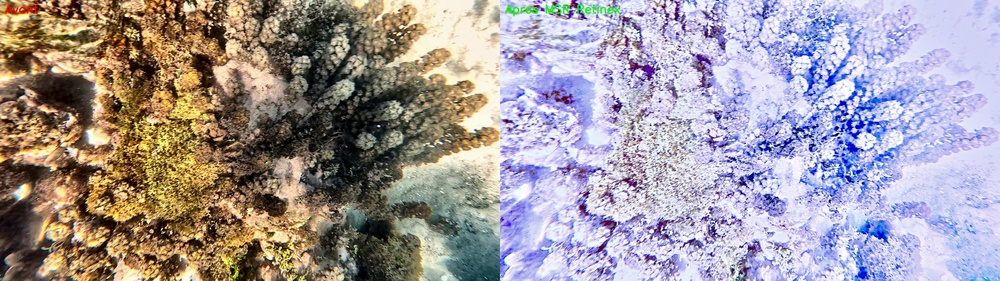
#> input picture 04_retinex/test_retinex_msr.jpg, 1000 x 281 px, shrunk from 3840 x 1080 before the run, given in place of subclip_5s.mp4, which was not available
$ python process_video_morph.py
#> lines starting #> are read from the running program, lines starting #| are printed output that depends on the picture; after the words box and inside, x2 and y2 are one past the last pixel; in counts of white or black regions, pixels touching at a corner belong together; pictures that were not available may be replaced by others from this repository, and a replacement may not be noted
import cv2
import numpy as np
import time
import os

input_vid = 'subclip_5s.mp4'
output_vid = 'subclip_5s_morph.mp4'

cap = cv2.VideoCapture(input_vid)
fps = cap.get(cv2.CAP_PROP_FPS)
w = int(cap.get(cv2.CAP_PROP_FRAME_WIDTH))
h = int(cap.get(cv2.CAP_PROP_FRAME_HEIGHT))
total_frames = int(cap.get(cv2.CAP_PROP_FRAME_COUNT))

fourcc = cv2.VideoWriter_fourcc(*'mp4v')
out = cv2.VideoWriter(output_vid, fourcc, fps, (w, h))

if not cap.isOpened():
    print("Error opening video")
    exit()

print(f"Starting Morphological Inpainting test on {total_frames} frames at {w}x{h} resolution...")

# We use an elliptical kernel size relative to the high resolution of the video
# Assuming the video is 4K+, a kernel of 15-21 is usually good to catch the "strings" of light
kernel_size = max(15, int(w / 150))
kernel = cv2.getStructuringElement(cv2.MORPH_ELLIPSE, (kernel_size, kernel_size))

# To avoid endless processing if it's too slow on CPU, we will process only the first 60 frames (2 seconds)
# for this quick test. You can process the whole clip later.
frames_to_process = min(total_frames, 60)

start_time = time.time()
frame_count = 0

while frame_count < frames_to_process:
    ret, frame = cap.read()
#> frame is the input picture: shape (281, 1000, 3); mean B, G, R 158.8, 153.5, 162.5
    if not ret:
        break

    # 1. Convert to HSV and extract Value channel (brightness)
    hsv = cv2.cvtColor(frame, cv2.COLOR_BGR2HSV)
#> hsv: shape (281, 1000, 3); mean H, S, V 73.4, 78.5, 184.1
    v_channel = hsv[:, :, 2]
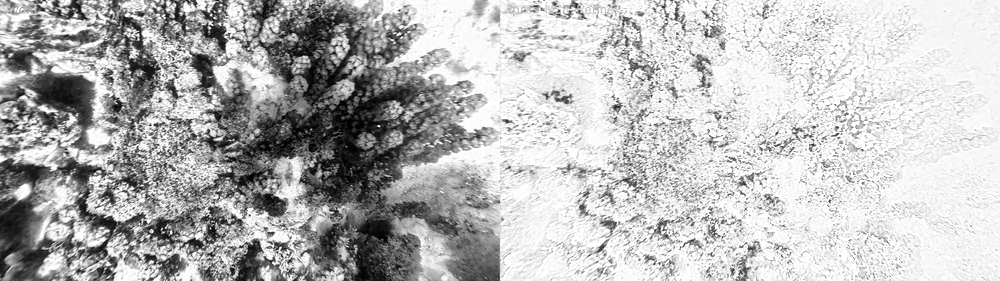
#> v_channel: shape (281, 1000); min 0, max 255, mean 184.1

    # 2. Top-Hat morphological transform to isolate bright peak details
    tophat = cv2.morphologyEx(v_channel, cv2.MORPH_TOPHAT, kernel)
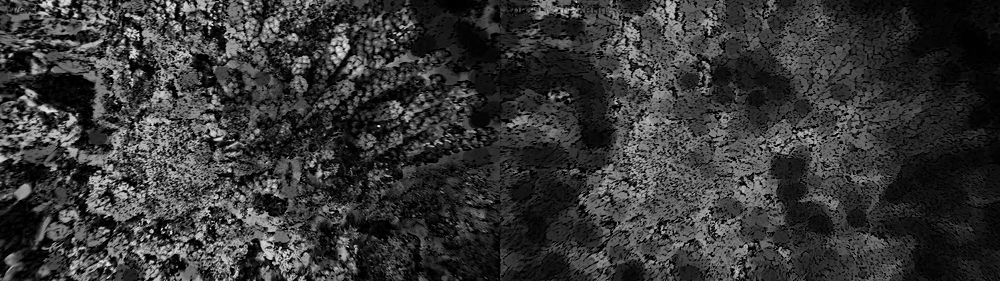
#> tophat: shape (281, 1000); min 0, max 239, mean 54.9

    # 3. Threshold to get a binary mask of the caustics
    # Parameter 50 is a mid-range threshold.
    _, mask = cv2.threshold(tophat, 50, 255, cv2.THRESH_BINARY)
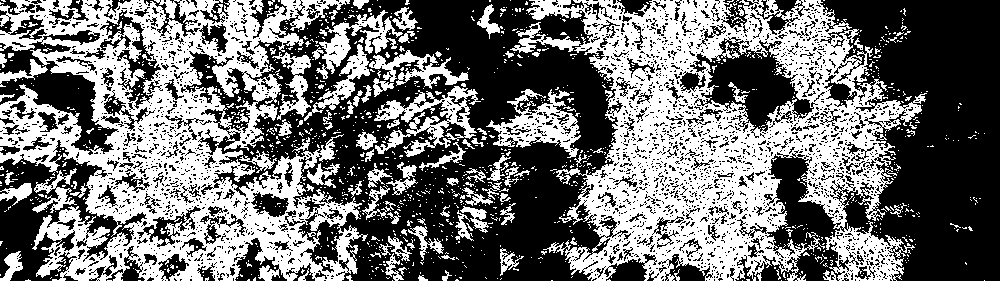
#> mask: shape (281, 1000); 45% white; 1232 white regions (1122 under 20 px), largest, box (x1, y1, x2, y2) and area: (526, 0, 927, 281) 52874, (0, 0, 368, 281) 48431, (374, 86, 481, 157) 2713

    # Slightly dilate mask to cover edges of the light lines
    mask = cv2.dilate(mask, np.ones((5, 5), np.uint8), iterations=1)
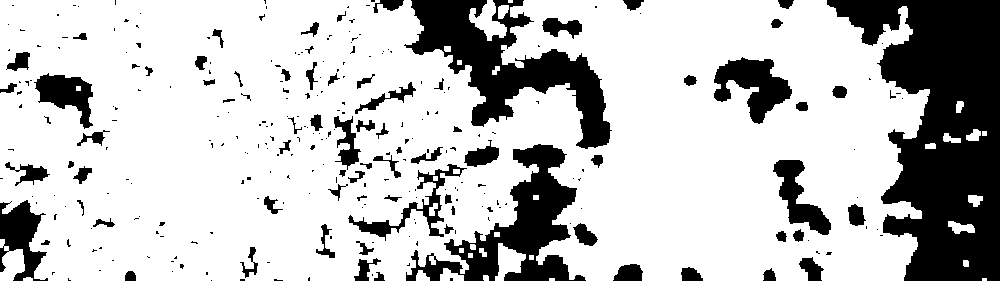
#> mask: shape (281, 1000); 75.8% white; 293 black regions (214 under 20 px), largest, box (x1, y1, x2, y2) and area: (827, 0, 1000, 281) 28438, (404, 0, 612, 149) 11207, (406, 144, 586, 281) 8344

    # 4. Inpaint the masked regions to blend with surroundings
    # INPAINT_TELEA is faster than NS. Radius 3.
    restored = cv2.inpaint(frame, mask, 3, cv2.INPAINT_TELEA)
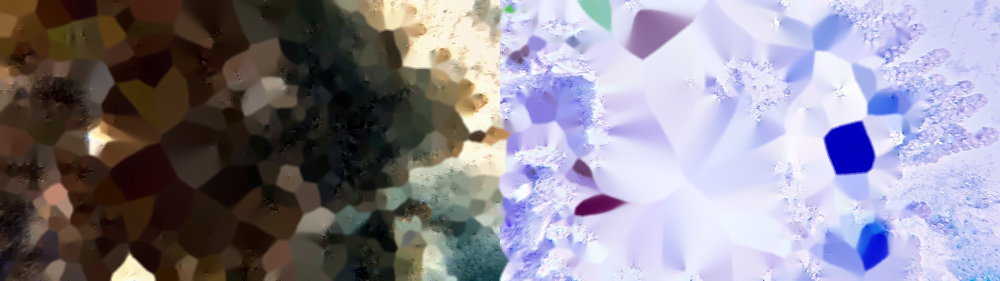
#> restored: shape (281, 1000, 3); mean B, G, R 146.5, 134, 139

    out.write(restored)
    frame_count += 1

    if frame_count % 10 == 0:
        elapsed = time.time() - start_time
        fps_proc = frame_count / elapsed
        print(f"Processed {frame_count}/{frames_to_process} frames... ({fps_proc:.2f} frames/sec)")

out.release()
cap.release()
print(f"Test finished! Took {time.time() - start_time:.2f} seconds.")
print(f"Output saved to {output_vid}")
